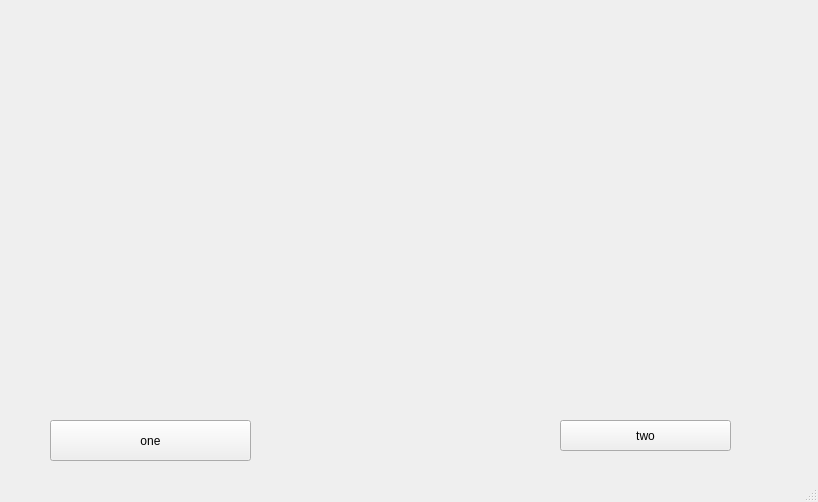
<?xml version="1.0" encoding="UTF-8"?>
<ui version="4.0">
 <class>MainWindow</class>
 <widget class="QMainWindow" name="MainWindow">
  <property name="geometry">
   <rect>
    <x>0</x>
    <y>0</y>
    <width>818</width>
    <height>502</height>
   </rect>
  </property>
  <property name="windowTitle">
   <string>MainWindow</string>
  </property>
  <widget class="QWidget" name="centralwidget">
   <widget class="QLabel" name="photo">
    <property name="geometry">
     <rect>
      <x>210</x>
      <y>0</y>
      <width>401</width>
      <height>411</height>
     </rect>
    </property>
    <property name="text">
     <string/>
    </property>
    <property name="pixmap">
     <pixmap>C:/Users/HP/Pictures/Screenshot 2021-12-10 093109.png</pixmap>
    </property>
    <property name="scaledContents">
     <bool>true</bool>
    </property>
   </widget>
   <widget class="QPushButton" name="pushButton">
    <property name="geometry">
     <rect>
      <x>50</x>
      <y>420</y>
      <width>201</width>
      <height>41</height>
     </rect>
    </property>
    <property name="text">
     <string>one</string>
    </property>
   </widget>
   <widget class="QPushButton" name="pushButton_2">
    <property name="geometry">
     <rect>
      <x>560</x>
      <y>420</y>
      <width>171</width>
      <height>31</height>
     </rect>
    </property>
    <property name="text">
     <string>two</string>
    </property>
   </widget>
  </widget>
  <widget class="QMenuBar" name="menubar">
   <property name="geometry">
    <rect>
     <x>0</x>
     <y>0</y>
     <width>818</width>
     <height>22</height>
    </rect>
   </property>
  </widget>
  <widget class="QStatusBar" name="statusbar"/>
 </widget>
 <resources/>
 <connections/>
</ui>
